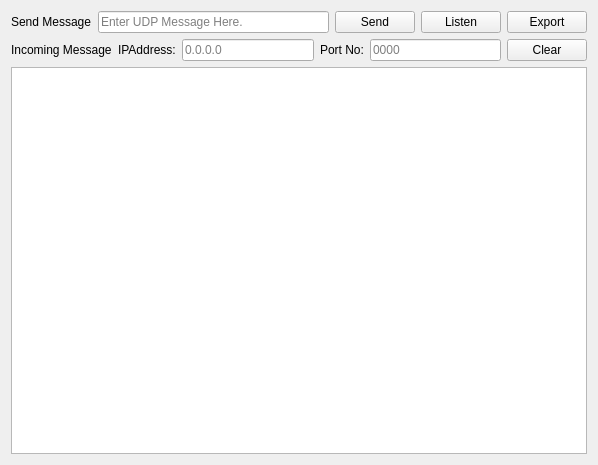
<?xml version="1.0" encoding="UTF-8"?>
<ui version="4.0">
 <class>Widget</class>
 <widget class="QWidget" name="Widget">
  <property name="geometry">
   <rect>
    <x>0</x>
    <y>0</y>
    <width>598</width>
    <height>465</height>
   </rect>
  </property>
  <property name="windowTitle">
   <string>UDPLogger (localhost:1234)</string>
  </property>
  <layout class="QGridLayout" name="gridLayout">
   <item row="0" column="0">
    <layout class="QHBoxLayout" name="horizontalLayout">
     <item>
      <widget class="QLabel" name="label">
       <property name="text">
        <string>Send Message</string>
       </property>
      </widget>
     </item>
     <item>
      <widget class="QLineEdit" name="lineEdit">
       <property name="placeholderText">
        <string>Enter UDP Message Here.</string>
       </property>
      </widget>
     </item>
     <item>
      <widget class="QPushButton" name="sendButton">
       <property name="text">
        <string>Send</string>
       </property>
      </widget>
     </item>
     <item>
      <widget class="QPushButton" name="listenButton">
       <property name="text">
        <string>Listen</string>
       </property>
      </widget>
     </item>
     <item>
      <widget class="QPushButton" name="exportBtn">
       <property name="text">
        <string>Export</string>
       </property>
      </widget>
     </item>
    </layout>
   </item>
   <item row="1" column="0">
    <layout class="QHBoxLayout" name="horizontalLayout_2">
     <item>
      <widget class="QLabel" name="label_2">
       <property name="text">
        <string>Incoming Message</string>
       </property>
      </widget>
     </item>
     <item>
      <widget class="QLabel" name="label_3">
       <property name="text">
        <string>IPAddress:</string>
       </property>
      </widget>
     </item>
     <item>
      <widget class="QLineEdit" name="lnEdtIPAdd">
       <property name="readOnly">
        <bool>true</bool>
       </property>
       <property name="placeholderText">
        <string>0.0.0.0</string>
       </property>
      </widget>
     </item>
     <item>
      <widget class="QLabel" name="label_4">
       <property name="text">
        <string>Port No:</string>
       </property>
      </widget>
     </item>
     <item>
      <widget class="QLineEdit" name="lnEdtPortNo">
       <property name="readOnly">
        <bool>true</bool>
       </property>
       <property name="placeholderText">
        <string>0000</string>
       </property>
      </widget>
     </item>
     <item>
      <widget class="QPushButton" name="clearButton">
       <property name="text">
        <string>Clear</string>
       </property>
      </widget>
     </item>
    </layout>
   </item>
   <item row="2" column="0">
    <widget class="QTextBrowser" name="textBrowser"/>
   </item>
  </layout>
 </widget>
 <layoutdefault spacing="6" margin="11"/>
 <resources/>
 <connections/>
</ui>
